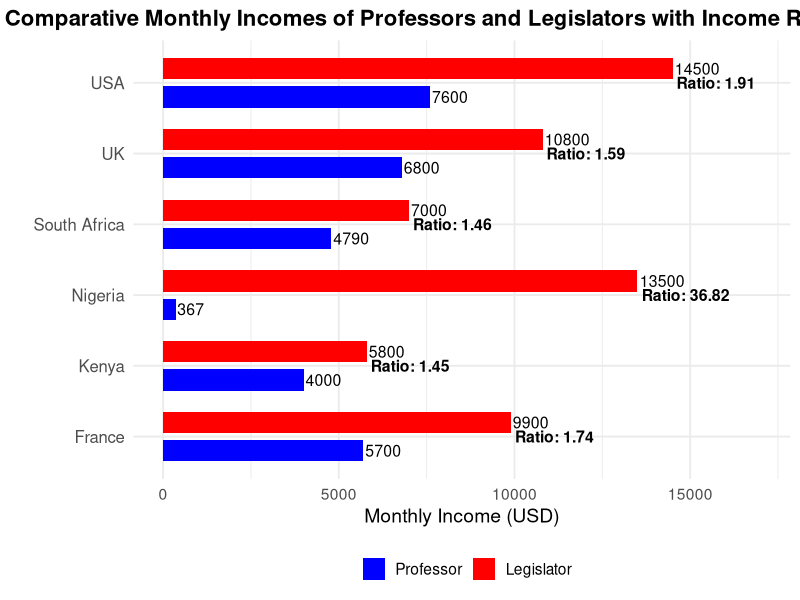

Write R code to recreate this figure.
library(tidyverse)

# --- Data ---
df <- tibble(
  Country = c("Nigeria", "South Africa", "Kenya", "USA", "UK", "France"),
  Professor = c(366.66, 4789.5, 4000, 7600, 6800, 5700),
  Legislator = c(13500, 7000, 5800, 14500, 10800, 9900)
)

# --- Compute Ratios ---
df <- df %>% mutate(Ratio = round(Legislator / Professor, 2))

# --- Convert to long format for grouped bars ---
df_long <- df %>%
  pivot_longer(cols = c("Professor", "Legislator"),
               names_to = "Group",
               values_to = "Income") %>%
  mutate(Group = factor(Group, levels = c("Professor", "Legislator")))

# --- Plot ---
ggplot(df_long, aes(x = Income, y = Country, fill = Group)) +
  
  # Horizontal bars
  geom_col(position = position_dodge(width = 0.8), width = 0.6) +
  
  # Values inside bars
  geom_text(
    aes(label = round(Income, 0)),
    position = position_dodge(width = 0.8),
    hjust = -0.05, size = 4
  ) +
  
  # Ratio labels for Legislators
  geom_text(
    data = df,
    inherit.aes = FALSE,
    aes(x = Legislator, y = Country, label = paste0("Ratio: ", Ratio)),
    hjust = -0.05, size = 4, fontface = "bold"
  ) +
  
  # Colors
  scale_fill_manual(values = c("Professor" = "blue", "Legislator" = "red")) +
  
  # Axis limits
  xlim(0, 17000) +
  
  # Labels and title
  labs(
    title = "Comparative Monthly Incomes of Professors and Legislators with Income Ratios (Li/Pi)",
    x = "Monthly Income (USD)",
    y = "",
    fill = ""
  ) +
  
  # Theme
  theme_minimal(base_size = 14) +
  theme(
    plot.title = element_text(face = "bold", hjust = 0.5, size = 16),
    legend.position = "bottom",
    axis.text.y = element_text(size = 12)
  )
